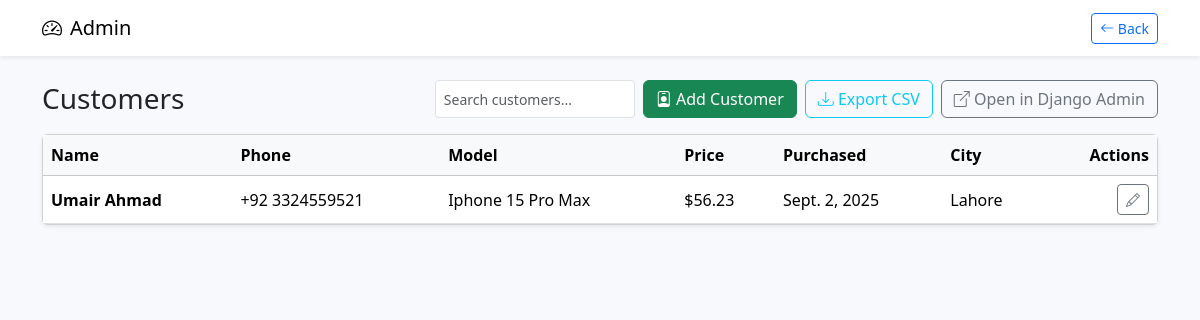
/dashboard/customers/ (signed in), run on the app's committed database.
### dashboard/models.py (models this page shows, shortened)
class CustomerDetail(models.Model):
	first_name = models.CharField(max_length=100)
	last_name = models.CharField(max_length=100)
	email = models.EmailField(blank=True)
	phone = models.CharField(max_length=20)
	address = models.CharField(max_length=255, blank=True)
	city = models.CharField(max_length=100, blank=True)
	country = models.CharField(max_length=100, blank=True)
	mobile_model = models.CharField(max_length=150)
	price = models.DecimalField(max_digits=10, decimal_places=2)
	purchase_date = models.DateField()
	notes = models.TextField(blank=True)
	created_at = models.DateTimeField(auto_now_add=True)
	class Meta:
		db_table = 'Customer Details'
		ordering = ['-created_at']

### dashboard/views.py (the view)
# urls.py: path('customers/', views.customers_list, name='customers_list'),
@user_passes_test(superuser_required)
def customers_list(request):
	customers = CustomerDetail.objects.order_by('-created_at')
	return render(request, 'customers_list.html', {'customers': customers})

### dashboard/views.py (called while the page is built)
def superuser_required(user):
	return user.is_authenticated and user.is_superuser

### templates/customers_list.html (shortened to what this page needs)
{% load static %}
<!DOCTYPE html>
<html lang="en">
	<head>
		<link href="https://cdn.jsdelivr.net/npm/bootstrap@5.3.3/dist/css/bootstrap.min.css" rel="stylesheet" />
		<link href="https://cdn.jsdelivr.net/npm/bootstrap-icons@1.11.3/font/bootstrap-icons.css" rel="stylesheet" />
	</head>
	<body>
		<nav class="navbar navbar-light bg-white shadow-sm">
			<div class="container">
				<a class="navbar-brand d-flex align-items-center gap-2" href="/dashboard/">
					<i class="bi-speedometer2"></i>
					<span>Admin</span>
				</a>
				<div class="ms-auto">
					<a href="/dashboard/" class="btn btn-outline-primary btn-sm"><i class="bi-arrow-left"></i> Back</a>
				</div>
			</div>
		</nav>
		<div class="container py-4">
			<div class="d-flex justify-content-between align-items-center mb-3">
				<h1 class="h3 mb-0">Customers</h1>
				<div class="d-flex gap-2">
					<input type="search" class="form-control form-control-sm" id="searchInput" placeholder="Search customers..." style="width: 200px;">
					<a href="/dashboard/customers/new/" class="btn btn-success"><i class="bi-person-badge"></i> Add Customer</a>
					<a href="/dashboard/export/customers/" class="btn btn-outline-info"><i class="bi-download"></i> Export CSV</a>
					<a href="/admin/dashboard/customerdetail/" class="btn btn-outline-secondary"><i class="bi-box-arrow-up-right"></i> Open in Django Admin</a>
				</div>
			</div>
			<div class="card shadow-sm">
				<div class="table-responsive">
					<table class="table table-hover align-middle mb-0">
						<thead class="table-light">
							<tr>
								<th>Name</th>
								<th>Phone</th>
								<th>Model</th>
								<th>Price</th>
								<th>Purchased</th>
								<th>City</th>
								<th class="text-end">Actions</th>
							</tr>
						</thead>
						<tbody>
							{% for c in customers %}
							<tr>
								<td><span class="fw-semibold">{{ c.first_name }} {{ c.last_name }}</span></td>
								<td>{{ c.phone }}</td>
								<td>{{ c.mobile_model }}</td>
								<td>${{ c.price }}</td>
								<td>{{ c.purchase_date }}</td>
								<td>{{ c.city }}</td>
								<td class="text-end">
									<a class="btn btn-sm btn-outline-secondary" href="/admin/dashboard/customerdetail/{{ c.id }}/change/"><i class="bi-pencil"></i></a>
								</td>
							</tr>
							{% empty %}
							<tr><td colspan="7" class="text-center text-muted py-4">No customers found.</td></tr>
							{% endfor %}
						</tbody>
					</table>
				</div>
			</div>
		</div>
	</body>
</html>

### templates/customers_list.html (style rules this page uses)
body { background: #f8f9fc; }
.table thead th { white-space: nowrap; }

### data on the page
CustomerDetail: first_name "Umair", last_name "Ahmad", phone "+92 3324559521", mobile_model "Iphone 15 Pro Max", price "56.23", purchase_date "Sept. 2, 2025", city "Lahore"
